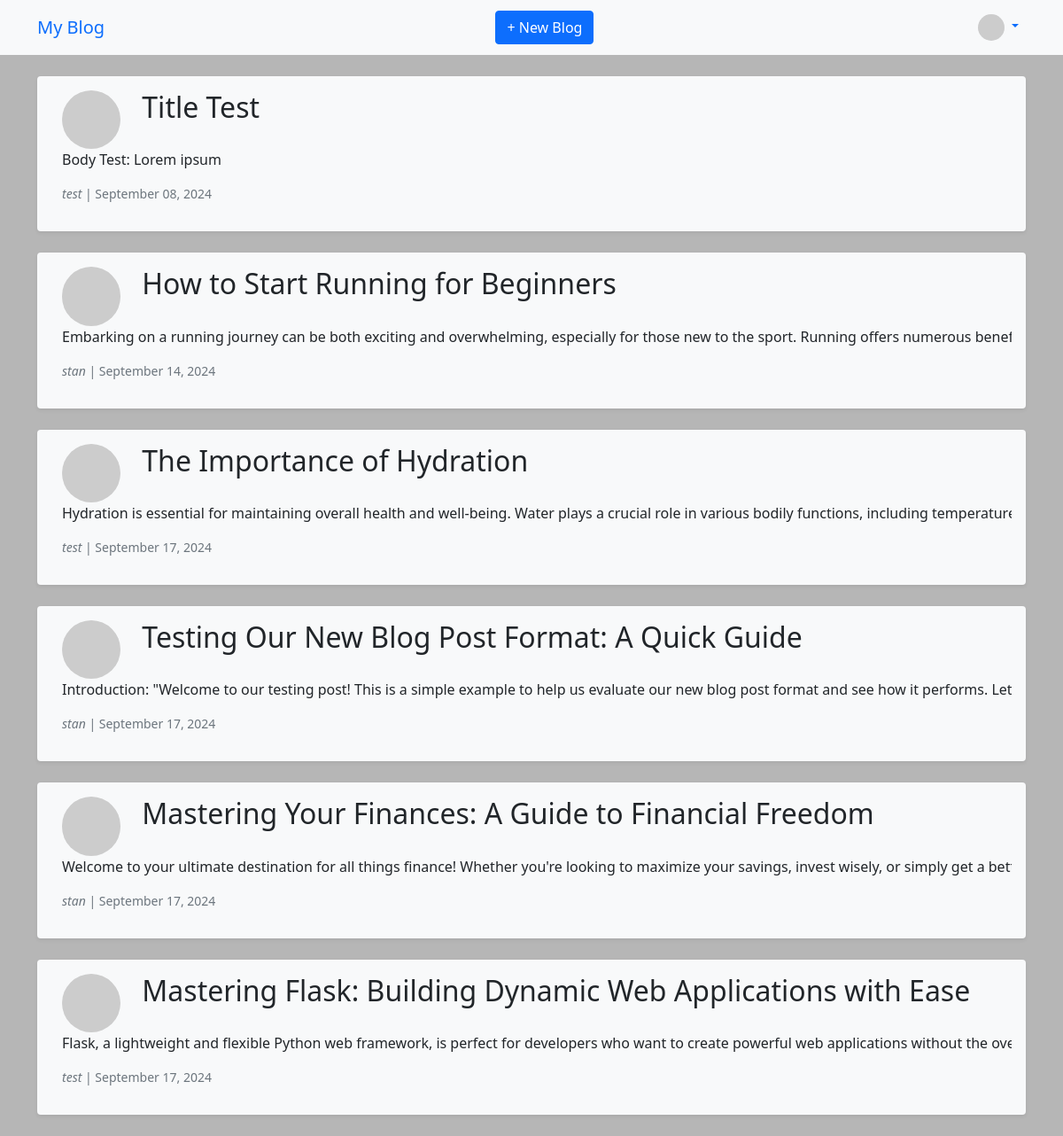
The page /posts (signed in) on the database its author committed.
### app/models.py (models this page shows, shortened)
class Post(db.Model):
    __tablename__ = 'posts'
    id: so.Mapped[int] = so.mapped_column(primary_key=True)
    title: so.Mapped[str] = so.mapped_column(sa.String(255), nullable=False)
    slug: so.Mapped[str] = so.mapped_column(sa.String(255), unique=True, nullable=False)
    body: so.Mapped[str] = so.mapped_column(sa.Text, nullable=False)
    create_at: so.Mapped[datetime] = so.mapped_column(sa.DateTime, default=lambda: datetime.now(timezone.utc))
    update_at: so.Mapped[datetime] = so.mapped_column(sa.DateTime, default=lambda: datetime.now(timezone.utc), onupdate=lambda: datetime.now(timezone.utc))
    published_at: so.Mapped[Optional[datetime]] = so.mapped_column(sa.DateTime)
    is_published: so.Mapped[bool] = so.mapped_column(sa.Boolean, default=False)
    author_id: so.Mapped[int] = so.mapped_column(sa.Integer, sa.ForeignKey('users.id'), nullable=False)
    author: so.Mapped['User'] = so.relationship('User', back_populates='posts')
    category_id: so.Mapped[Optional[int]] = so.mapped_column(sa.Integer, sa.ForeignKey('categories.id'))
    tags: so.Mapped[List['Tag']] = so.relationship('Tag', secondary=post_tags, back_populates='posts')
    notifications: so.Mapped[List['Notification']] = so.relationship('Notification', back_populates='post')

class User(UserMixin, db.Model):
    __tablename__ = 'users'
    id: so.Mapped[int] = so.mapped_column(primary_key=True)
    username: so.Mapped[str] = so.mapped_column(sa.String(64), index=True, unique=True)
    email: so.Mapped[str] = so.mapped_column(sa.String(150), index=True, unique=True)
    password_hash: so.Mapped[str] = so.mapped_column(sa.String(256))
    bio: so.Mapped[Optional[str]] = so.mapped_column(sa.Text)
    roles: so.Mapped[List['Role']] = so.relationship('Role',
                                                     secondary=user_roles,
                                                     back_populates='users')
    posts: so.Mapped[List['Post']] = so.relationship('Post', back_populates='author')
    followed = so.relationship(
        'User',
        secondary='followers',
        primaryjoin=id==followers.c.follower_id,
        secondaryjoin=id==followers.c.followed_id,
        backref='followers',
        lazy='dynamic'
    )
    notifications: so.Mapped[List['Notification']] = so.relationship('Notification', back_populates='user')
    def avatar(self, size):
        digest = md5(self.email.lower().encode('utf-8')).hexdigest()
        return f"https://www.gravatar.com/avatar/{digest}?d=identicon&s={size}"
    def has_role(self, role_name):
        return any(role.name == role_name for role in self.roles)

### app/routes.py (the view)
@app.route('/posts')
@login_required
def read_all_posts():
    posts = Post.query.all()
    return render_template('posts.html', posts=posts)

### app/models.py (called while the page is built)
@login.user_loader
def load_user(id):
    return db.session.get(User, int(id))

### app/templates/posts.html
{% extends "base.html" %}
{% block content %}
<div class="container mt-4">
    {% for post in posts %}
    <div class="row align-items-start mb-4 p-3 shadow-sm rounded bg-light">
        <div class="col-1 d-flex align-items-center justify-content-center">
            <img src="{{post.author.avatar(64)}}" alt="Author avatar" class="img-fluid rounded-circle">
        </div>
        <div class="col-11">
            <h2 class="mb-2"><a href="{{ url_for('read_post', slug=post.slug) }}"
                    class="text-decoration-none text-dark">{{
                    post.title }}</a></h2>
        </div>
        <div class="text-truncate">
            <p>{{ post.body[:150] }}{% if post.body|length > 150 %}...{% endif %}
            </p>
            <p class="text-muted small"><i>{{ post.author.username }}</i> | <span>{{ post.create_at.strftime('%B %d,
                    %Y') }}</span></p>
        </div>
    </div>
    {% endfor %}
</div>
{% endblock %}

### app/static/styles/styles.css (style rules this page uses)
body { background-color: rgb(182, 182, 182); }

### rows shown on the page
Post: title "Title Test", body "Body Test: Lorem ipsum", author.username "test", create_at "September 08, 2024"
Post: title "How to Start Running for Beginners", body "Embarking on a running journey can be both exciting and overwhelming, especially for those new to the sport. Running offers numerous b…", author.username "stan", create_at "September 14, 2024"
Post: title "The Importance of Hydration", body "Hydration is essential for maintaining overall health and well-being. Water plays a crucial role in various bodily functions, including tempera…", author.username "test", create_at "September 17, 2024"
Post: title "Testing Our New Blog Post Format: A Quick Guide", body "Introduction: \"Welcome to our testing post! This is a simple example to help us evaluate our new blog post format and see how it performs.…", author.username "stan", create_at "September 17, 2024"
Post: title "Mastering Your Finances: A Guide to Financial Freedom", body "Welcome to your ultimate destination for all things finance! Whether you're looking to maximize your savings, invest wisely, or simply get a…", author.username "stan", create_at "September 17, 2024"
Post: title "Mastering Flask: Building Dynamic Web Applications with Ease", body "Flask, a lightweight and flexible Python web framework, is perfect for developers who want to create powerful web applications without the…", author.username "test", create_at "September 17, 2024"
